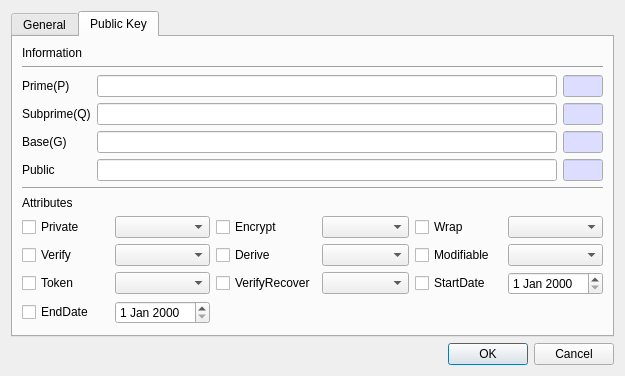
<?xml version="1.0" encoding="UTF-8"?>
<ui version="4.0">
 <class>CreateDSAPubKeyDlg</class>
 <widget class="QDialog" name="CreateDSAPubKeyDlg">
  <property name="geometry">
   <rect>
    <x>0</x>
    <y>0</y>
    <width>625</width>
    <height>357</height>
   </rect>
  </property>
  <property name="windowTitle">
   <string>Create dsa public key</string>
  </property>
  <layout class="QVBoxLayout" name="verticalLayout">
   <item>
    <widget class="QTabWidget" name="tabWidget">
     <property name="currentIndex">
      <number>1</number>
     </property>
     <widget class="QWidget" name="tab">
      <attribute name="title">
       <string>General</string>
      </attribute>
      <layout class="QVBoxLayout" name="verticalLayout_2">
       <item>
        <layout class="QGridLayout" name="gridLayout">
         <property name="topMargin">
          <number>0</number>
         </property>
         <item row="0" column="0">
          <widget class="QLabel" name="label">
           <property name="minimumSize">
            <size>
             <width>80</width>
             <height>0</height>
            </size>
           </property>
           <property name="text">
            <string>Slot list</string>
           </property>
          </widget>
         </item>
         <item row="0" column="1">
          <widget class="QComboBox" name="mSlotsCombo">
           <property name="sizePolicy">
            <sizepolicy hsizetype="Preferred" vsizetype="Fixed">
             <horstretch>1</horstretch>
             <verstretch>0</verstretch>
            </sizepolicy>
           </property>
          </widget>
         </item>
        </layout>
       </item>
       <item>
        <widget class="Line" name="line">
         <property name="orientation">
          <enum>Qt::Horizontal</enum>
         </property>
        </widget>
       </item>
       <item>
        <widget class="QLabel" name="label_2">
         <property name="text">
          <string>Slot status</string>
         </property>
        </widget>
       </item>
       <item>
        <layout class="QGridLayout" name="gridLayout_3">
         <property name="topMargin">
          <number>0</number>
         </property>
         <item row="0" column="0">
          <widget class="QLabel" name="label_3">
           <property name="minimumSize">
            <size>
             <width>80</width>
             <height>0</height>
            </size>
           </property>
           <property name="text">
            <string>Slot ID</string>
           </property>
          </widget>
         </item>
         <item row="0" column="3">
          <widget class="QLineEdit" name="mSessionText">
           <property name="maximumSize">
            <size>
             <width>80</width>
             <height>16777215</height>
            </size>
           </property>
           <property name="palette">
            <palette>
             <active>
              <colorrole role="Base">
               <brush brushstyle="SolidPattern">
                <color alpha="255">
                 <red>221</red>
                 <green>221</green>
                 <blue>255</blue>
                </color>
               </brush>
              </colorrole>
             </active>
             <inactive>
              <colorrole role="Base">
               <brush brushstyle="SolidPattern">
                <color alpha="255">
                 <red>221</red>
                 <green>221</green>
                 <blue>255</blue>
                </color>
               </brush>
              </colorrole>
             </inactive>
             <disabled>
              <colorrole role="Base">
               <brush brushstyle="SolidPattern">
                <color alpha="255">
                 <red>240</red>
                 <green>240</green>
                 <blue>240</blue>
                </color>
               </brush>
              </colorrole>
             </disabled>
            </palette>
           </property>
           <property name="readOnly">
            <bool>true</bool>
           </property>
          </widget>
         </item>
         <item row="0" column="5">
          <widget class="QLabel" name="label_10">
           <property name="text">
            <string>Login</string>
           </property>
          </widget>
         </item>
         <item row="0" column="2">
          <widget class="QLabel" name="label_9">
           <property name="text">
            <string>Session</string>
           </property>
          </widget>
         </item>
         <item row="0" column="6">
          <widget class="QLineEdit" name="mLoginText">
           <property name="maximumSize">
            <size>
             <width>40</width>
             <height>16777215</height>
            </size>
           </property>
           <property name="palette">
            <palette>
             <active>
              <colorrole role="Base">
               <brush brushstyle="SolidPattern">
                <color alpha="255">
                 <red>221</red>
                 <green>221</green>
                 <blue>255</blue>
                </color>
               </brush>
              </colorrole>
             </active>
             <inactive>
              <colorrole role="Base">
               <brush brushstyle="SolidPattern">
                <color alpha="255">
                 <red>221</red>
                 <green>221</green>
                 <blue>255</blue>
                </color>
               </brush>
              </colorrole>
             </inactive>
             <disabled>
              <colorrole role="Base">
               <brush brushstyle="SolidPattern">
                <color alpha="255">
                 <red>240</red>
                 <green>240</green>
                 <blue>240</blue>
                </color>
               </brush>
              </colorrole>
             </disabled>
            </palette>
           </property>
           <property name="readOnly">
            <bool>true</bool>
           </property>
          </widget>
         </item>
         <item row="0" column="1">
          <widget class="QLineEdit" name="mSlotIDText">
           <property name="maximumSize">
            <size>
             <width>100</width>
             <height>16777215</height>
            </size>
           </property>
           <property name="palette">
            <palette>
             <active>
              <colorrole role="Base">
               <brush brushstyle="SolidPattern">
                <color alpha="255">
                 <red>221</red>
                 <green>221</green>
                 <blue>255</blue>
                </color>
               </brush>
              </colorrole>
             </active>
             <inactive>
              <colorrole role="Base">
               <brush brushstyle="SolidPattern">
                <color alpha="255">
                 <red>221</red>
                 <green>221</green>
                 <blue>255</blue>
                </color>
               </brush>
              </colorrole>
             </inactive>
             <disabled>
              <colorrole role="Base">
               <brush brushstyle="SolidPattern">
                <color alpha="255">
                 <red>240</red>
                 <green>240</green>
                 <blue>240</blue>
                </color>
               </brush>
              </colorrole>
             </disabled>
            </palette>
           </property>
           <property name="readOnly">
            <bool>true</bool>
           </property>
          </widget>
         </item>
         <item row="0" column="4">
          <spacer name="horizontalSpacer">
           <property name="orientation">
            <enum>Qt::Horizontal</enum>
           </property>
           <property name="sizeHint" stdset="0">
            <size>
             <width>40</width>
             <height>20</height>
            </size>
           </property>
          </spacer>
         </item>
        </layout>
       </item>
       <item>
        <widget class="Line" name="line_4">
         <property name="orientation">
          <enum>Qt::Horizontal</enum>
         </property>
        </widget>
       </item>
       <item>
        <layout class="QGridLayout" name="gridLayout_5">
         <property name="topMargin">
          <number>0</number>
         </property>
         <item row="1" column="0">
          <widget class="QLabel" name="label_13">
           <property name="text">
            <string>ID</string>
           </property>
          </widget>
         </item>
         <item row="1" column="1">
          <widget class="QLineEdit" name="mIDText"/>
         </item>
         <item row="0" column="0">
          <widget class="QLabel" name="label_12">
           <property name="minimumSize">
            <size>
             <width>80</width>
             <height>0</height>
            </size>
           </property>
           <property name="maximumSize">
            <size>
             <width>80</width>
             <height>16777215</height>
            </size>
           </property>
           <property name="text">
            <string>Label</string>
           </property>
          </widget>
         </item>
         <item row="1" column="2">
          <widget class="QCheckBox" name="mUseSKICheck">
           <property name="text">
            <string>Use SKI</string>
           </property>
          </widget>
         </item>
         <item row="0" column="1" colspan="2">
          <widget class="QLineEdit" name="mLabelText"/>
         </item>
        </layout>
       </item>
       <item>
        <spacer name="verticalSpacer">
         <property name="orientation">
          <enum>Qt::Vertical</enum>
         </property>
         <property name="sizeHint" stdset="0">
          <size>
           <width>20</width>
           <height>40</height>
          </size>
         </property>
        </spacer>
       </item>
      </layout>
     </widget>
     <widget class="QWidget" name="tab_2">
      <attribute name="title">
       <string>Public Key</string>
      </attribute>
      <layout class="QVBoxLayout" name="verticalLayout_3">
       <item>
        <widget class="QLabel" name="label_11">
         <property name="text">
          <string>Information</string>
         </property>
        </widget>
       </item>
       <item>
        <widget class="Line" name="line_2">
         <property name="orientation">
          <enum>Qt::Horizontal</enum>
         </property>
        </widget>
       </item>
       <item>
        <layout class="QGridLayout" name="gridLayout_2">
         <property name="topMargin">
          <number>0</number>
         </property>
         <item row="0" column="1">
          <widget class="QLineEdit" name="mPText"/>
         </item>
         <item row="1" column="1">
          <widget class="QLineEdit" name="mQText"/>
         </item>
         <item row="1" column="2">
          <widget class="QLineEdit" name="mQLenText">
           <property name="minimumSize">
            <size>
             <width>40</width>
             <height>0</height>
            </size>
           </property>
           <property name="maximumSize">
            <size>
             <width>40</width>
             <height>16777215</height>
            </size>
           </property>
           <property name="palette">
            <palette>
             <active>
              <colorrole role="Base">
               <brush brushstyle="SolidPattern">
                <color alpha="255">
                 <red>221</red>
                 <green>221</green>
                 <blue>255</blue>
                </color>
               </brush>
              </colorrole>
             </active>
             <inactive>
              <colorrole role="Base">
               <brush brushstyle="SolidPattern">
                <color alpha="255">
                 <red>221</red>
                 <green>221</green>
                 <blue>255</blue>
                </color>
               </brush>
              </colorrole>
             </inactive>
             <disabled>
              <colorrole role="Base">
               <brush brushstyle="SolidPattern">
                <color alpha="255">
                 <red>240</red>
                 <green>240</green>
                 <blue>240</blue>
                </color>
               </brush>
              </colorrole>
             </disabled>
            </palette>
           </property>
           <property name="readOnly">
            <bool>true</bool>
           </property>
          </widget>
         </item>
         <item row="1" column="0">
          <widget class="QLabel" name="label_6">
           <property name="text">
            <string>Subprime(Q)</string>
           </property>
          </widget>
         </item>
         <item row="0" column="2">
          <widget class="QLineEdit" name="mPLenText">
           <property name="minimumSize">
            <size>
             <width>40</width>
             <height>0</height>
            </size>
           </property>
           <property name="maximumSize">
            <size>
             <width>40</width>
             <height>16777215</height>
            </size>
           </property>
           <property name="palette">
            <palette>
             <active>
              <colorrole role="Base">
               <brush brushstyle="SolidPattern">
                <color alpha="255">
                 <red>221</red>
                 <green>221</green>
                 <blue>255</blue>
                </color>
               </brush>
              </colorrole>
             </active>
             <inactive>
              <colorrole role="Base">
               <brush brushstyle="SolidPattern">
                <color alpha="255">
                 <red>221</red>
                 <green>221</green>
                 <blue>255</blue>
                </color>
               </brush>
              </colorrole>
             </inactive>
             <disabled>
              <colorrole role="Base">
               <brush brushstyle="SolidPattern">
                <color alpha="255">
                 <red>240</red>
                 <green>240</green>
                 <blue>240</blue>
                </color>
               </brush>
              </colorrole>
             </disabled>
            </palette>
           </property>
           <property name="readOnly">
            <bool>true</bool>
           </property>
          </widget>
         </item>
         <item row="0" column="0">
          <widget class="QLabel" name="label_5">
           <property name="text">
            <string>Prime(P)</string>
           </property>
          </widget>
         </item>
         <item row="2" column="0">
          <widget class="QLabel" name="label_4">
           <property name="text">
            <string>Base(G)</string>
           </property>
          </widget>
         </item>
         <item row="3" column="0">
          <widget class="QLabel" name="label_7">
           <property name="text">
            <string>Public</string>
           </property>
          </widget>
         </item>
         <item row="2" column="1">
          <widget class="QLineEdit" name="mGText"/>
         </item>
         <item row="3" column="1">
          <widget class="QLineEdit" name="mPublicText"/>
         </item>
         <item row="2" column="2">
          <widget class="QLineEdit" name="mGLenText">
           <property name="minimumSize">
            <size>
             <width>40</width>
             <height>0</height>
            </size>
           </property>
           <property name="maximumSize">
            <size>
             <width>40</width>
             <height>16777215</height>
            </size>
           </property>
           <property name="palette">
            <palette>
             <active>
              <colorrole role="Base">
               <brush brushstyle="SolidPattern">
                <color alpha="255">
                 <red>221</red>
                 <green>221</green>
                 <blue>255</blue>
                </color>
               </brush>
              </colorrole>
             </active>
             <inactive>
              <colorrole role="Base">
               <brush brushstyle="SolidPattern">
                <color alpha="255">
                 <red>221</red>
                 <green>221</green>
                 <blue>255</blue>
                </color>
               </brush>
              </colorrole>
             </inactive>
             <disabled>
              <colorrole role="Base">
               <brush brushstyle="SolidPattern">
                <color alpha="255">
                 <red>240</red>
                 <green>240</green>
                 <blue>240</blue>
                </color>
               </brush>
              </colorrole>
             </disabled>
            </palette>
           </property>
           <property name="readOnly">
            <bool>true</bool>
           </property>
          </widget>
         </item>
         <item row="3" column="2">
          <widget class="QLineEdit" name="mPublicLenText">
           <property name="minimumSize">
            <size>
             <width>40</width>
             <height>0</height>
            </size>
           </property>
           <property name="maximumSize">
            <size>
             <width>40</width>
             <height>16777215</height>
            </size>
           </property>
           <property name="palette">
            <palette>
             <active>
              <colorrole role="Base">
               <brush brushstyle="SolidPattern">
                <color alpha="255">
                 <red>221</red>
                 <green>221</green>
                 <blue>255</blue>
                </color>
               </brush>
              </colorrole>
             </active>
             <inactive>
              <colorrole role="Base">
               <brush brushstyle="SolidPattern">
                <color alpha="255">
                 <red>221</red>
                 <green>221</green>
                 <blue>255</blue>
                </color>
               </brush>
              </colorrole>
             </inactive>
             <disabled>
              <colorrole role="Base">
               <brush brushstyle="SolidPattern">
                <color alpha="255">
                 <red>240</red>
                 <green>240</green>
                 <blue>240</blue>
                </color>
               </brush>
              </colorrole>
             </disabled>
            </palette>
           </property>
           <property name="readOnly">
            <bool>true</bool>
           </property>
          </widget>
         </item>
        </layout>
       </item>
       <item>
        <widget class="Line" name="line_3">
         <property name="orientation">
          <enum>Qt::Horizontal</enum>
         </property>
        </widget>
       </item>
       <item>
        <widget class="QLabel" name="label_8">
         <property name="text">
          <string>Attributes</string>
         </property>
        </widget>
       </item>
       <item>
        <layout class="QGridLayout" name="gridLayout_4">
         <property name="topMargin">
          <number>0</number>
         </property>
         <item row="1" column="1">
          <widget class="QComboBox" name="mVerifyCombo"/>
         </item>
         <item row="0" column="1">
          <widget class="QComboBox" name="mPrivateCombo"/>
         </item>
         <item row="1" column="5">
          <widget class="QComboBox" name="mModifiableCombo"/>
         </item>
         <item row="1" column="0">
          <widget class="QCheckBox" name="mVerifyCheck">
           <property name="text">
            <string notr="true">Verify</string>
           </property>
          </widget>
         </item>
         <item row="1" column="3">
          <widget class="QComboBox" name="mDeriveCombo"/>
         </item>
         <item row="0" column="3">
          <widget class="QComboBox" name="mEncryptCombo"/>
         </item>
         <item row="0" column="5">
          <widget class="QComboBox" name="mWrapCombo"/>
         </item>
         <item row="2" column="1">
          <widget class="QComboBox" name="mTokenCombo"/>
         </item>
         <item row="0" column="2">
          <widget class="QCheckBox" name="mEncryptCheck">
           <property name="text">
            <string notr="true">Encrypt</string>
           </property>
          </widget>
         </item>
         <item row="2" column="0">
          <widget class="QCheckBox" name="mTokenCheck">
           <property name="text">
            <string notr="true">Token</string>
           </property>
          </widget>
         </item>
         <item row="1" column="4">
          <widget class="QCheckBox" name="mModifiableCheck">
           <property name="text">
            <string notr="true">Modifiable</string>
           </property>
          </widget>
         </item>
         <item row="0" column="4">
          <widget class="QCheckBox" name="mWrapCheck">
           <property name="text">
            <string notr="true">Wrap</string>
           </property>
          </widget>
         </item>
         <item row="0" column="0">
          <widget class="QCheckBox" name="mPrivateCheck">
           <property name="text">
            <string notr="true">Private</string>
           </property>
          </widget>
         </item>
         <item row="1" column="2">
          <widget class="QCheckBox" name="mDeriveCheck">
           <property name="text">
            <string notr="true">Derive</string>
           </property>
          </widget>
         </item>
         <item row="3" column="0">
          <widget class="QCheckBox" name="mEndDateCheck">
           <property name="text">
            <string>EndDate</string>
           </property>
          </widget>
         </item>
         <item row="3" column="1">
          <widget class="QDateEdit" name="mEndDateEdit"/>
         </item>
         <item row="2" column="5">
          <widget class="QDateEdit" name="mStartDateEdit"/>
         </item>
         <item row="2" column="4">
          <widget class="QCheckBox" name="mStartDateCheck">
           <property name="text">
            <string>StartDate</string>
           </property>
          </widget>
         </item>
         <item row="2" column="2">
          <widget class="QCheckBox" name="mVerifyRecoverCheck">
           <property name="text">
            <string>VerifyRecover</string>
           </property>
          </widget>
         </item>
         <item row="2" column="3">
          <widget class="QComboBox" name="mVerifyRecoverCombo"/>
         </item>
        </layout>
       </item>
       <item>
        <spacer name="verticalSpacer_2">
         <property name="orientation">
          <enum>Qt::Vertical</enum>
         </property>
         <property name="sizeHint" stdset="0">
          <size>
           <width>20</width>
           <height>40</height>
          </size>
         </property>
        </spacer>
       </item>
      </layout>
     </widget>
    </widget>
   </item>
   <item>
    <widget class="QDialogButtonBox" name="buttonBox">
     <property name="orientation">
      <enum>Qt::Horizontal</enum>
     </property>
     <property name="standardButtons">
      <set>QDialogButtonBox::Cancel|QDialogButtonBox::Ok</set>
     </property>
    </widget>
   </item>
  </layout>
 </widget>
 <tabstops>
  <tabstop>tabWidget</tabstop>
  <tabstop>mSlotsCombo</tabstop>
  <tabstop>mSlotIDText</tabstop>
  <tabstop>mSessionText</tabstop>
  <tabstop>mLoginText</tabstop>
  <tabstop>mLabelText</tabstop>
  <tabstop>mIDText</tabstop>
  <tabstop>mPText</tabstop>
  <tabstop>mPLenText</tabstop>
  <tabstop>mQText</tabstop>
  <tabstop>mQLenText</tabstop>
  <tabstop>mGText</tabstop>
  <tabstop>mGLenText</tabstop>
  <tabstop>mPublicText</tabstop>
  <tabstop>mPublicLenText</tabstop>
  <tabstop>mPrivateCheck</tabstop>
  <tabstop>mPrivateCombo</tabstop>
  <tabstop>mEncryptCheck</tabstop>
  <tabstop>mEncryptCombo</tabstop>
  <tabstop>mWrapCheck</tabstop>
  <tabstop>mWrapCombo</tabstop>
  <tabstop>mVerifyCheck</tabstop>
  <tabstop>mVerifyCombo</tabstop>
  <tabstop>mDeriveCheck</tabstop>
  <tabstop>mDeriveCombo</tabstop>
  <tabstop>mModifiableCheck</tabstop>
  <tabstop>mModifiableCombo</tabstop>
  <tabstop>mTokenCheck</tabstop>
  <tabstop>mTokenCombo</tabstop>
 </tabstops>
 <resources/>
 <connections>
  <connection>
   <sender>buttonBox</sender>
   <signal>accepted()</signal>
   <receiver>CreateDSAPubKeyDlg</receiver>
   <slot>accept()</slot>
   <hints>
    <hint type="sourcelabel">
     <x>248</x>
     <y>254</y>
    </hint>
    <hint type="destinationlabel">
     <x>157</x>
     <y>274</y>
    </hint>
   </hints>
  </connection>
  <connection>
   <sender>buttonBox</sender>
   <signal>rejected()</signal>
   <receiver>CreateDSAPubKeyDlg</receiver>
   <slot>reject()</slot>
   <hints>
    <hint type="sourcelabel">
     <x>316</x>
     <y>260</y>
    </hint>
    <hint type="destinationlabel">
     <x>286</x>
     <y>274</y>
    </hint>
   </hints>
  </connection>
 </connections>
</ui>
